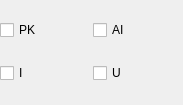
<?xml version="1.0" encoding="UTF-8"?>
<ui version="4.0">
 <class>FieldAttributesWidget</class>
 <widget class="QWidget" name="FieldAttributesWidget">
  <property name="geometry">
   <rect>
    <x>0</x>
    <y>0</y>
    <width>183</width>
    <height>105</height>
   </rect>
  </property>
  <property name="windowTitle">
   <string>Form</string>
  </property>
  <layout class="QGridLayout" name="gridLayout">
   <property name="leftMargin">
    <number>0</number>
   </property>
   <property name="topMargin">
    <number>0</number>
   </property>
   <property name="rightMargin">
    <number>0</number>
   </property>
   <property name="bottomMargin">
    <number>0</number>
   </property>
   <property name="spacing">
    <number>3</number>
   </property>
   <item row="0" column="0">
    <widget class="QCheckBox" name="primaryKey">
     <property name="text">
      <string>PK</string>
     </property>
    </widget>
   </item>
   <item row="0" column="1">
    <widget class="QCheckBox" name="autoincrement">
     <property name="text">
      <string>AI</string>
     </property>
    </widget>
   </item>
   <item row="1" column="0">
    <widget class="QCheckBox" name="index">
     <property name="text">
      <string>I</string>
     </property>
    </widget>
   </item>
   <item row="1" column="1">
    <widget class="QCheckBox" name="unique">
     <property name="text">
      <string>U</string>
     </property>
    </widget>
   </item>
  </layout>
 </widget>
 <resources/>
 <connections/>
</ui>
